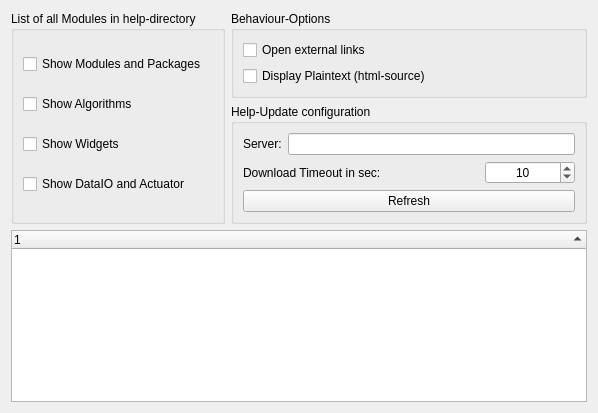
<?xml version="1.0" encoding="UTF-8"?>
<ui version="4.0">
 <class>WidgetPropHelpDock</class>
 <widget class="QWidget" name="WidgetPropHelpDock">
  <property name="geometry">
   <rect>
    <x>0</x>
    <y>0</y>
    <width>598</width>
    <height>413</height>
   </rect>
  </property>
  <property name="windowTitle">
   <string>Form</string>
  </property>
  <layout class="QHBoxLayout" name="horizontalLayout_4">
   <item>
    <layout class="QVBoxLayout" name="verticalLayout_4">
     <item>
      <layout class="QHBoxLayout" name="horizontalLayout_2">
       <item>
        <widget class="QGroupBox" name="groupBox">
         <property name="title">
          <string>List of all Modules in help-directory</string>
         </property>
         <layout class="QVBoxLayout" name="verticalLayout">
          <item>
           <widget class="QCheckBox" name="checkModules">
            <property name="text">
             <string>Show Modules and Packages</string>
            </property>
           </widget>
          </item>
          <item>
           <widget class="QCheckBox" name="checkFilters">
            <property name="text">
             <string>Show Algorithms</string>
            </property>
           </widget>
          </item>
          <item>
           <widget class="QCheckBox" name="checkWidgets">
            <property name="text">
             <string>Show Widgets</string>
            </property>
           </widget>
          </item>
          <item>
           <widget class="QCheckBox" name="checkDataIO">
            <property name="text">
             <string>Show DataIO and Actuator</string>
            </property>
           </widget>
          </item>
         </layout>
        </widget>
       </item>
       <item>
        <layout class="QVBoxLayout" name="verticalLayout_3">
         <item>
          <widget class="QGroupBox" name="groupBox_2">
           <property name="title">
            <string>Behaviour-Options</string>
           </property>
           <layout class="QVBoxLayout" name="verticalLayout_2">
            <item>
             <widget class="QCheckBox" name="checkExtLinks">
              <property name="text">
               <string>Open external links</string>
              </property>
             </widget>
            </item>
            <item>
             <widget class="QCheckBox" name="checkPlaintext">
              <property name="text">
               <string>Display Plaintext (html-source)</string>
              </property>
             </widget>
            </item>
           </layout>
          </widget>
         </item>
         <item>
          <widget class="QGroupBox" name="groupBox_3">
           <property name="minimumSize">
            <size>
             <width>0</width>
             <height>0</height>
            </size>
           </property>
           <property name="title">
            <string>Help-Update configuration</string>
           </property>
           <layout class="QVBoxLayout" name="verticalLayout_5">
            <item>
             <layout class="QHBoxLayout" name="horizontalLayout">
              <item>
               <widget class="QLabel" name="label_2">
                <property name="text">
                 <string>Server:</string>
                </property>
               </widget>
              </item>
              <item>
               <widget class="QLineEdit" name="lineEdit">
                <property name="readOnly">
                 <bool>true</bool>
                </property>
               </widget>
              </item>
             </layout>
            </item>
            <item>
             <layout class="QHBoxLayout" name="horizontalLayout_3">
              <item>
               <widget class="QLabel" name="label">
                <property name="text">
                 <string>Download Timeout in sec:</string>
                </property>
               </widget>
              </item>
              <item>
               <widget class="QSpinBox" name="spinTimeout">
                <property name="sizePolicy">
                 <sizepolicy hsizetype="Maximum" vsizetype="Fixed">
                  <horstretch>0</horstretch>
                  <verstretch>0</verstretch>
                 </sizepolicy>
                </property>
                <property name="maximumSize">
                 <size>
                  <width>90</width>
                  <height>16777215</height>
                 </size>
                </property>
                <property name="layoutDirection">
                 <enum>Qt::LeftToRight</enum>
                </property>
                <property name="alignment">
                 <set>Qt::AlignCenter</set>
                </property>
                <property name="maximum">
                 <number>3600</number>
                </property>
                <property name="value">
                 <number>10</number>
                </property>
               </widget>
              </item>
             </layout>
            </item>
            <item>
             <widget class="QPushButton" name="pushRefreshUpdates">
              <property name="text">
               <string>Refresh</string>
              </property>
             </widget>
            </item>
           </layout>
          </widget>
         </item>
        </layout>
       </item>
      </layout>
     </item>
     <item>
      <widget class="QTreeWidget" name="treeWidgetDB">
       <property name="editTriggers">
        <set>QAbstractItemView::NoEditTriggers</set>
       </property>
       <property name="showDropIndicator" stdset="0">
        <bool>false</bool>
       </property>
       <property name="indentation">
        <number>10</number>
       </property>
       <property name="rootIsDecorated">
        <bool>true</bool>
       </property>
       <property name="itemsExpandable">
        <bool>true</bool>
       </property>
       <property name="animated">
        <bool>true</bool>
       </property>
       <property name="expandsOnDoubleClick">
        <bool>true</bool>
       </property>
       <property name="columnCount">
        <number>1</number>
       </property>
       <attribute name="headerVisible">
        <bool>true</bool>
       </attribute>
       <attribute name="headerCascadingSectionResizes">
        <bool>false</bool>
       </attribute>
       <attribute name="headerHighlightSections">
        <bool>false</bool>
       </attribute>
       <attribute name="headerShowSortIndicator" stdset="0">
        <bool>true</bool>
       </attribute>
       <attribute name="headerStretchLastSection">
        <bool>true</bool>
       </attribute>
       <column>
        <property name="text">
         <string notr="true">1</string>
        </property>
       </column>
      </widget>
     </item>
    </layout>
   </item>
  </layout>
 </widget>
 <resources/>
 <connections/>
</ui>
